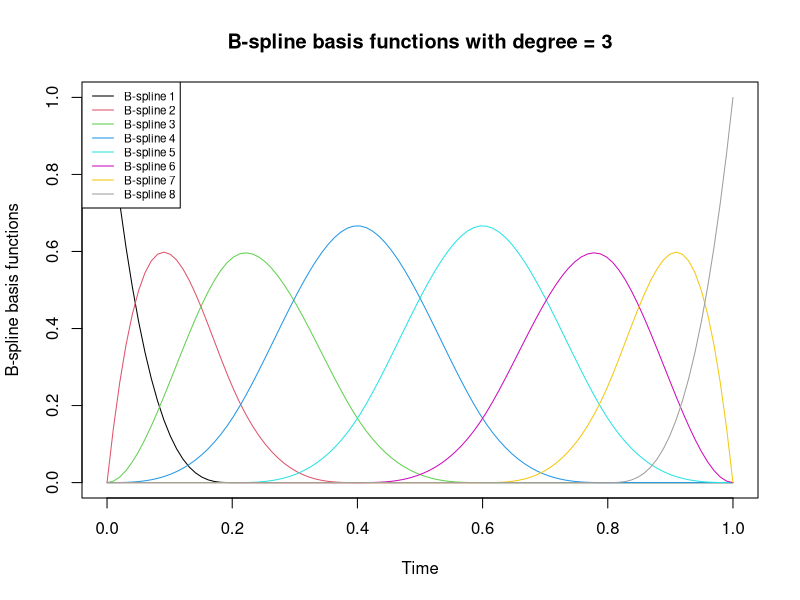

The R script that drew this image:
## ---- chunk 1
# Use the example data for illustration:
time.point <- seq(0, 1, length.out = 100)

# Load splines packages
library(splines)

# Set the number of knots and the degree of the B-spline basis functions
nsplines <- 8
degree <- 3

# Set the knot location 
knots = quantile(time.point,  (1:(nsplines-degree-1))/(nsplines-degree))

# Generate B-spline basis functions using the bs() function
basis_functions <- splines::bs(time.point, knots = knots, degree = degree, intercept=T)

# Plot the B-spline basis functions
plot(time.point, basis_functions[,1], type = "l", ylim = c(0, 1), xlab = "Time", ylab = "B-spline basis functions", main = "B-spline basis functions with degree = 3")
for (i in 2:ncol(basis_functions)) {
  lines(time.point, basis_functions[,i], col = i)
}

# Add a legend to the plot
legend("topleft", legend = paste("B-spline", 1:ncol(basis_functions)), col = 1:ncol(basis_functions), lty = 1, cex = 0.7)
